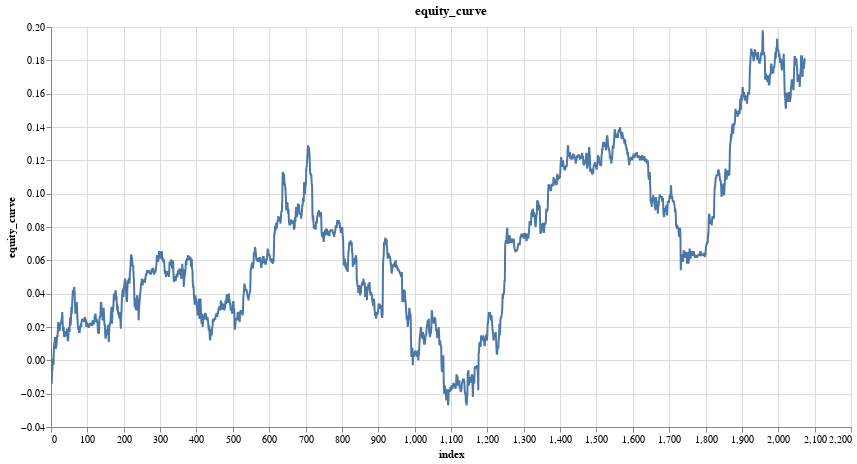

Notebook cell for this chart:
### Code cell
researches.plot_column(trade_results, 'equity_curve') #plot the equity

### Figure 1 — Vega specification as saved in the notebook (floating-point values rounded to 4 significant figures; data arrays with more than 128 entries replaced by an {"elided": "..."} marker saying what was removed)
{"$schema": "https://vega.github.io/schema/vega/v5.json", "data": [{"name": "param_17_store"}, {"name": "source_0", "values": {"elided": "2075 records"}}, {"name": "source_0_x_domain_index", "values": [{"min": 0, "max": 2074}]}, {"name": "source_0_y_domain_equity_curve", "values": [{"min": -0.027, "max": 0.198}]}], "signals": [{"name": "unit", "value": {}, "on": [{"events": "pointermove", "update": "isTuple(group()) ? group() : unit"}]}, {"name": "param_17", "update": "vlSelectionResolve(\"param_17_store\", \"union\")"}, {"name": "param_17_index", "on": [{"events": [{"source": "view", "type": "dblclick"}], "update": "null"}, {"events": {"signal": "param_17_translate_delta"}, "update": "panLinear(param_17_translate_anchor.extent_x, -param_17_translate_delta.x / width)"}, {"events": {"signal": "param_17_zoom_delta"}, "update": "zoomLinear(domain(\"x\"), param_17_zoom_anchor.x, param_17_zoom_delta)"}]}, {"name": "param_17_equity_curve", "on": [{"events": [{"source": "view", "type": "dblclick"}], "update": "null"}, {"events": {"signal": "param_17_translate_delta"}, "update": "panLinear(param_17_translate_anchor.extent_y, param_17_translate_delta.y / height)"}, {"events": {"signal": "param_17_zoom_delta"}, "update": "zoomLinear(domain(\"y\"), param_17_zoom_anchor.y, param_17_zoom_delta)"}]}, {"name": "param_17_tuple", "on": [{"events": [{"signal": "param_17_index || param_17_equity_curve"}], "update": "param_17_index && param_17_equity_curve ? {unit: \"\", fields: param_17_tuple_fields, values: [param_17_index,param_17_equity_curve]} : null"}]}, {"name": "param_17_tuple_fields", "value": [{"field": "index", "channel": "x", "type": "R"}, {"field": "equity_curve", "channel": "y", "type": "R"}]}, {"name": "param_17_translate_anchor", "value": {}, "on": [{"events": [{"source": "scope", "type": "pointerdown"}], "update": "{x: x(unit), y: y(unit), extent_x: domain(\"x\"), extent_y: domain(\"y\")}"}]}, {"name": "param_17_translate_delta", "value": {}, "on": [{"events": [{"source": "window", "between": [{"source": "scope", "type": "pointerdown"}, {"source": "window", "type": "pointerup"}], "consume": true, "type": "pointermove"}], "update": "{x: param_17_translate_anchor.x - x(unit), y: param_17_translate_anchor.y - y(unit)}"}]}, {"name": "param_17_zoom_anchor", "on": [{"events": [{"source": "scope", "consume": true, "type": "wheel"}], "update": "{x: invert(\"x\", x(unit)), y: invert(\"y\", y(unit))}"}]}, {"name": "param_17_zoom_delta", "on": [{"events": [{"source": "scope", "type": "wheel", "consume": true}], "update": "pow(1.001, event.deltaY * pow(16, event.deltaMode))", "force": true}]}, {"name": "param_17_modify", "on": [{"events": {"signal": "param_17_tuple"}, "update": "modify(\"param_17_store\", param_17_tuple, true)"}]}], "marks": [{"type": "line", "name": "marks", "from": {"data": "source_0"}, "sort": {"field": "x"}, "encode": {"update": {"y": {"field": "equity_curve", "scale": "y"}, "stroke": {"value": "#4c78a8"}, "x": {"field": "index", "scale": "x"}, "tooltip": {"signal": "{\"index\": format(datum[\"index\"], \"\"), \"equity_curve\": format(datum[\"equity_curve\"], \"\")}"}, "defined": {"signal": "isValid(datum[\"index\"]) && isFinite(+datum[\"index\"]) && isValid(datum[\"equity_curve\"]) && isFinite(+datum[\"equity_curve\"])"}}}, "interactive": true, "clip": true, "style": ["line"]}], "scales": [{"name": "x", "type": "linear", "domain": [{"signal": "(data(\"source_0_x_domain_index\")[0] || {}).min"}, {"signal": "(data(\"source_0_x_domain_index\")[0] || {}).max"}], "range": [0, {"signal": "width"}], "zero": false, "domainRaw": {"signal": "param_17[\"index\"]"}, "nice": true}, {"name": "y", "type": "linear", "domain": [{"signal": "(data(\"source_0_y_domain_equity_curve\")[0] || {}).min"}, {"signal": "(data(\"source_0_y_domain_equity_curve\")[0] || {}).max"}], "range": [{"signal": "height"}, 0], "nice": true, "zero": true, "domainRaw": {"signal": "param_17[\"equity_curve\"]"}}], "axes": [{"scale": "x", "grid": true, "orient": "bottom", "tickCount": {"signal": "ceil(width/40)"}, "labels": false, "gridScale": "y", "aria": false, "maxExtent": 0, "minExtent": 0, "zindex": 0, "ticks": false, "domain": false}, {"scale": "y", "maxExtent": 0, "orient": "left", "labels": false, "minExtent": 0, "zindex": 0, "ticks": false, "domain": false, "aria": false, "tickCount": {"signal": "ceil(height/40)"}, "grid": true, "gridScale": "x"}, {"scale": "x", "orient": "bottom", "labelOverlap": true, "zindex": 0, "grid": false, "tickCount": {"signal": "ceil(width/40)"}, "title": "index", "labelFlush": true}, {"scale": "y", "orient": "left", "tickCount": {"signal": "ceil(height/40)"}, "zindex": 0, "grid": false, "title": "equity_curve", "labelOverlap": true}], "title": {"text": "equity_curve", "frame": "group"}, "padding": 5, "style": "cell", "background": "white", "width": 800, "height": 400}
